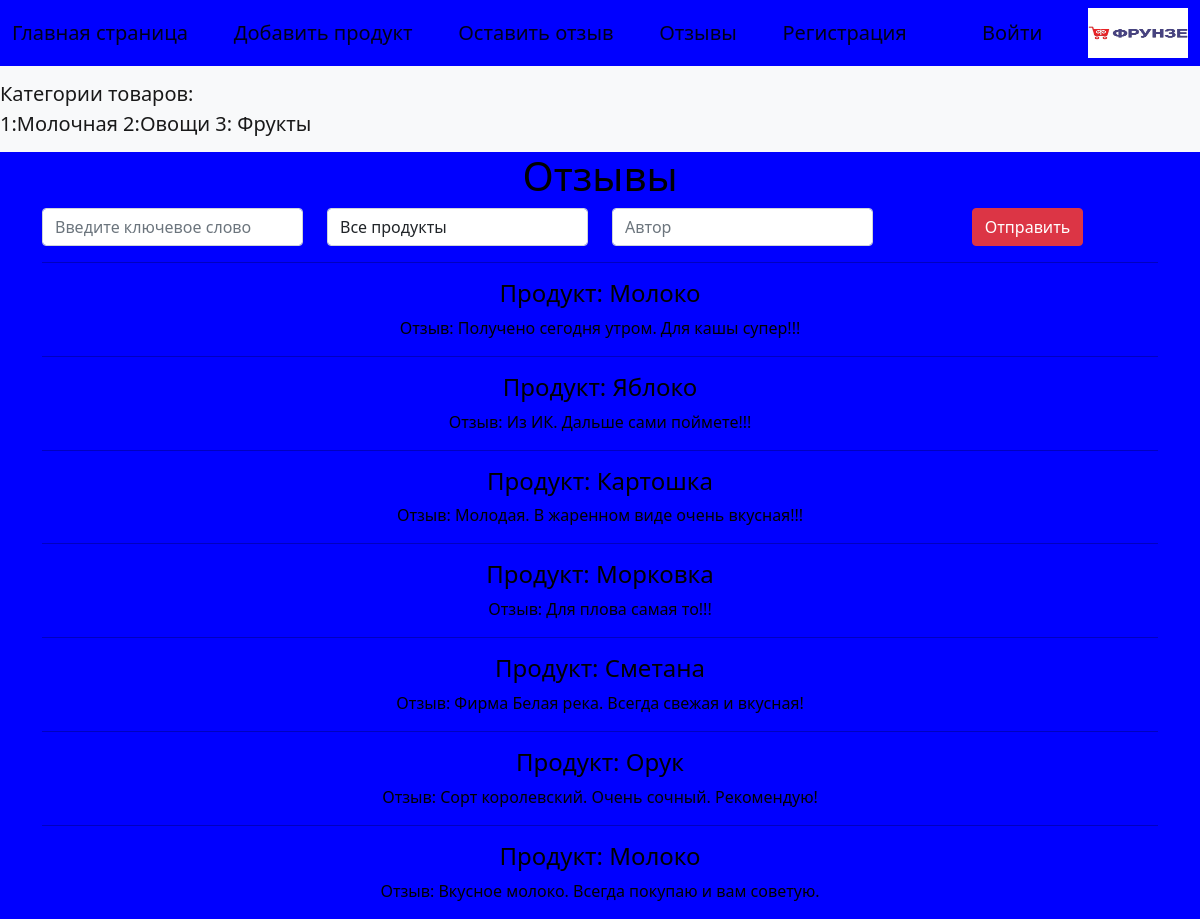
/review/, run on an earlier commit of the app's database.
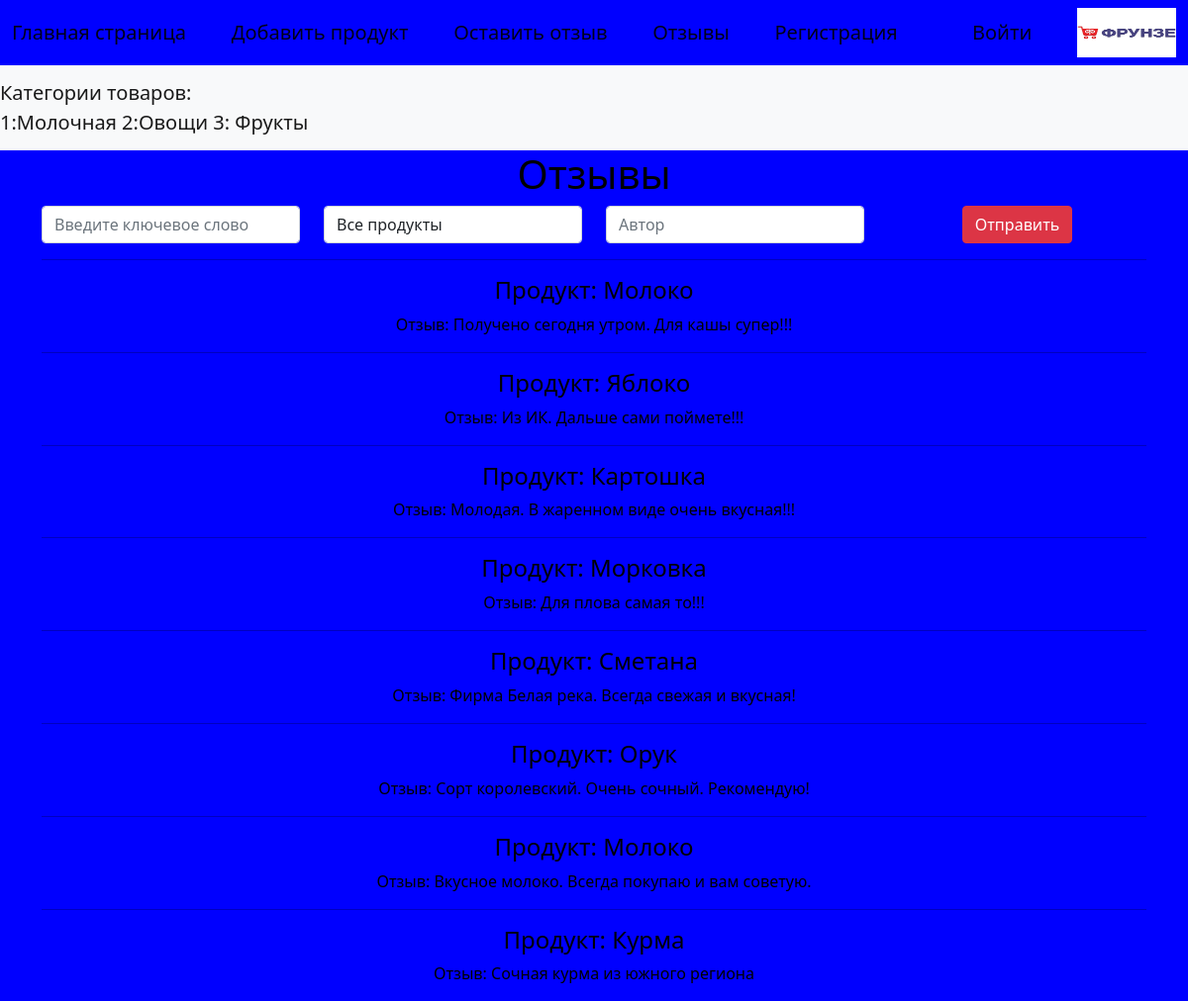
And on a later commit of the database.
### DZ/models.py (models this page shows, shortened)
class Review(models.Model):
    class Meta:
        verbose_name = 'Отзыв'
        verbose_name_plural = 'Отзывы'
    text = models.CharField('Текст', max_length=255)
    author = models.CharField('Автор', max_length=255, null=True)
    product = models.ForeignKey(Product, verbose_name='Продукт', on_delete=models.CASCADE, null=True)

class Product(models.Model):
    class Meta:
        verbose_name = 'Продукт'
        verbose_name_plural = 'Продукты'
    title = models.CharField('Название', max_length=255, null=False)
    description = models.CharField('Описание', max_length=255, null=False)
    price = models.IntegerField('Цена', default=0)
    category = models.ForeignKey(Category, verbose_name='Категория', on_delete=models.CASCADE, null=True)

### DZ/views.py (the view)
# urls.py: path('review/', views.review_list),
def review_list(request):
    text = request.GET.get('search_text', '')
    reviews = Review.objects.filter(text__contains=text)
    product = request.GET.get('products', '')
    if product != '':
        reviews = reviews.filter(product_id=int(product))
    return render(request, 'review.html', context={
        'reviews': reviews,
        'products': Product.objects.all()
    })

### templates/review.html (shortened to what this page needs)
{% extends 'layout.html' %}
{% block content %}
<h1> Отзывы </h1>
<form action="/review/" class="row" method="get">
<div class="col-3">
    <input class= "form-control" name="search_text" placeholder="Введите ключевое слово">
</div>
    <br>
<div class="col-3">
    <select class="form-control" name="products">
        <option class="form-control" value="">Все продукты</option>
    </select>
</div>
    <br>
<div class="col-3">
    <input class= "form-control" name="search_text" placeholder="Автор">
</div>
    <br>
<div class="col-3">
    <input class="btn btn-danger" type="submit" value="Отправить">
</div>
</form>
{% for review in reviews %}
    <hr>
    <h4>Продукт:   {{ review.product.title }}</h4>
    <p>Отзыв:  {{ review.text }}</p>
{% endfor %}
{% endblock %}

What changed in the data, as far as the page shows it:
added Review: product "Курма", text "Сочная курма из южного региона"
